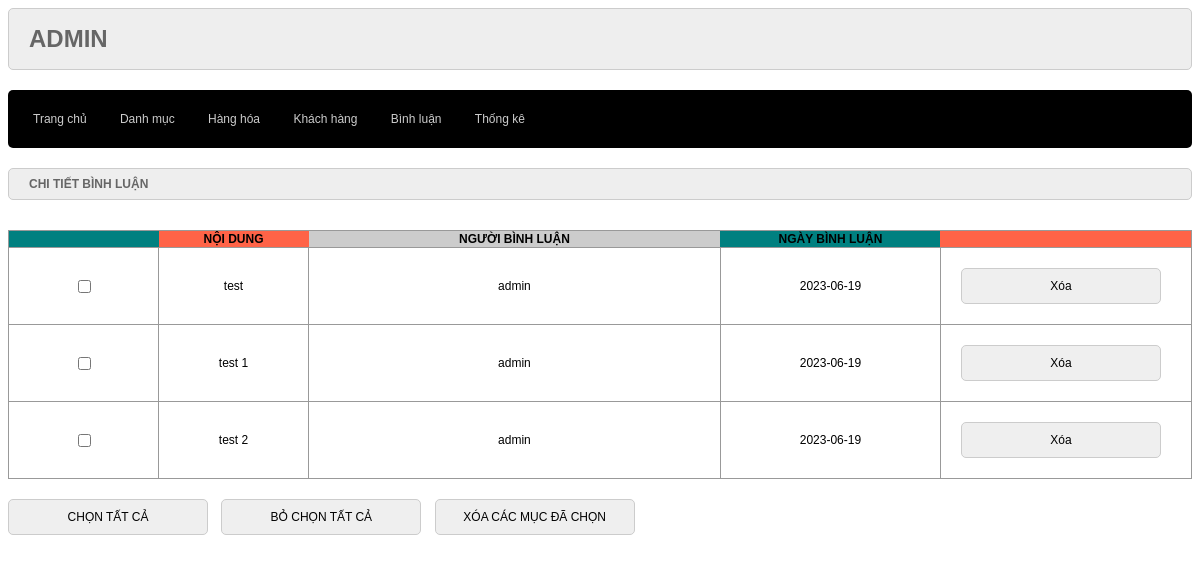
The app's page /admin/index.php?act=detail-bl&id=3 with its own data.
### tables this page shows
CREATE TABLE `binh_luan` (
  `ma_bl` int(10) NOT NULL,
  `noi_dung` varchar(255) NOT NULL,
  `ma_hh` int(10) NOT NULL,
  `ma_kh` varchar(20) NOT NULL,
  `ngay_bl` date NOT NULL
);

### model/pdo.php (called while the page is built, shortened)
<?php
function pdo_get_connection()
{
    $dburl = "mysql:host=localhost;dbname=xshop;charset=utf8";
    $username = 'root';
    $password = '';
    $conn = new PDO($dburl, $username, $password);
    $conn->setAttribute(PDO::ATTR_ERRMODE, PDO::ERRMODE_EXCEPTION);
    return $conn;
}
function pdo_query($sql)
{
    $sql_args = array_slice(func_get_args(), 1);
    try {
        $conn = pdo_get_connection();
        $stmt = $conn->prepare($sql);
        $stmt->execute($sql_args);
        $rows = $stmt->fetchAll();
        return $rows;
    } catch (PDOException $e) {
        throw $e;
    } finally {
        unset($conn);
    }
}

### model/binhluan.php (called while the page is built, shortened)
<?php
function loadall_binhluan($idsp)
{
    $sql = "SELECT * FROM `binh_luan`";
    if($idsp!=0){
        $sql .= " where `ma_hh`='$idsp' order by `ma_bl` ";
    }
    $binhluan = pdo_query($sql);
    return $binhluan;
}

### admin/binhluan/detail.php (the view, shortened to what this page needs)
<div class="row">
    <div class="row formtitle">
        <h1>CHI TIẾT BÌNH LUẬN</h1>
    </div>
    <div class="row formcontent">
        <div class="row mb10 formds">
            <table>
                <tr>
                    <th></th>
                    <th>NỘI DUNG</th>
                    <th>NGƯỜI BÌNH LUẬN</th>
                    <th>NGÀY BÌNH LUẬN</th>
                    <th></th>
                </tr>
                <form action="index.php?act=delAllBl" method="post">
                    <?php
                    foreach ($binhluan as $item) {
                        ?>
                        <tr>
                            <td><input type="checkbox" name="delItem[]" value="<?php echo $item['ma_bl'] ?>"></td>
                            <td>
                                <?php echo $item['noi_dung'] ?>
                            </td>
                            <td>
                                <?php echo $item['ma_kh'] ?>
                            </td>
                            <td>
                                <?php echo $item['ngay_bl'] ?>
                            </td>
                            <td><a href="index.php?act=xoabl&id=<?php echo $item['ma_bl']?>"
                                    onclick="return confirm('Bạn có chắc chắn muốn xóa')">
                                    <input type="button" name="" value="Xóa"></a></td>
                        </tr>
                        <?php
                    }
                    ?>
            </table>
        </div>
        <div class="row mb10">
            <input type="button" value="CHỌN TẤT CẢ" id="selectAll">
            <input type="button" value="BỎ CHỌN TẤT CẢ" id="unselectAll">
            <input type="submit" value="XÓA CÁC MỤC ĐÃ CHỌN" onclick="return confirm('Bạn có chắc chắn muốn xóa')"
                name="delAll" id="delAll">
        </div>
    </div>
</div>
</div>

### admin/css/style.css (style rules this page uses)
* { box-sizing: border-box; font-family: sans-serif; font-size: 1vw; }
.row { float: left; width: 100%; }
.mb10 { margin-bottom: 10px; }
.formtk input[type="submit"], .formcontent input[type="submit"], .formcontent input[type="reset"], .formcontent input[type="button"] { min-width: 200px; border: 1px solid #ccc; padding: 10px; border-radius: 5px; }
input[type="submit"],input[type="reset"],input[type="button"] { min-width: 200px; border: 1px solid #ccc; padding: 10px; border-radius: 5px; margin: 10px 10px 10px 0; cursor: pointer; }
.formtitle { background-color: #eee; border: 1px solid #ccc; color: #666; border-radius: 5px; padding: 0px 20px; }
.formcontent { padding: 20px 0; }
.formds table { width: 100%; border-collapse: collapse; border: 1px solid #999; }
.formds table th:nth-child(1) { width: 5%; background-color: teal; }
.formds table th:nth-child(2) { width: 10%; background-color: tomato; }
.formds table th:nth-child(3) { width: 40%; background-color: #ccc; }
.formds table th:nth-child(4) { width: 20%; background-color: teal; }
.formds table th:nth-child(5) { width: 20%; background-color: tomato; }
.formds table td { padding: 10px 20px; border: 1px solid #999; min-width: 150px; text-align: center; }

### records on screen
binh_luan: noi_dung "test", ma_kh "admin", ngay_bl "2023-06-19"
binh_luan: noi_dung "test 1", ma_kh "admin", ngay_bl "2023-06-19"
binh_luan: noi_dung "test 2", ma_kh "admin", ngay_bl "2023-06-19"
